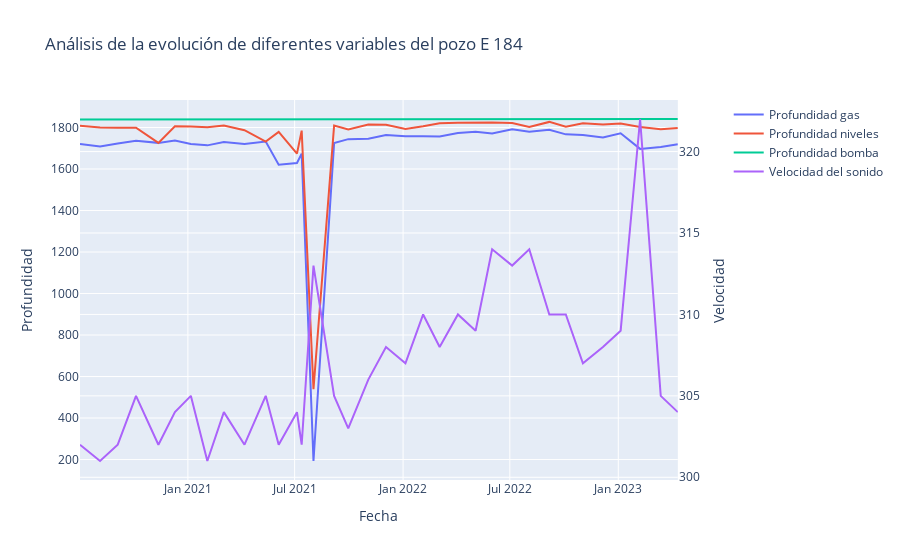

The notebook cell this image was saved under:
### Code cell
plot_well_behaviour('E 184', df)
